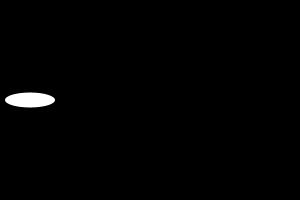
Frame 1 (no input)
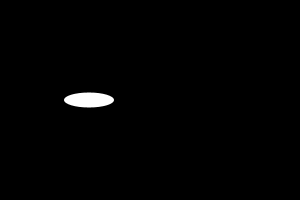
Frame 60 (the mouse pressed at the canvas centre just before this capture)
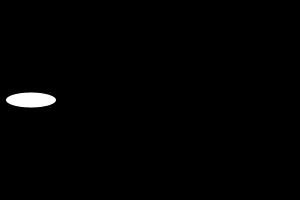
Frame 120 (the mouse held since frame 60 and released just before this capture)

The Processing sketch that drew these frames (run headless with seeded random() and noise(); from frame 60 on, the mouse is pressed at the canvas centre):

// Processing sketch: Vaisseaaux
// ── Vaisseaaux.pde
int xShip; //<>//
int vitesse;
float yShip =100;
void setup(){
  size(300,200);
  noStroke();
  vitesse=1;
  xShip=30;
}
void draw(){
  background(0);
  ellipse(xShip,yShip,50,15);
  xShip+=vitesse;
} //<>//
void mousePressed(){
  vitesse=-vitesse;
}
void mouseDragged(){
   xShip=mouseX;
   yShip=mouseY;
   
}
